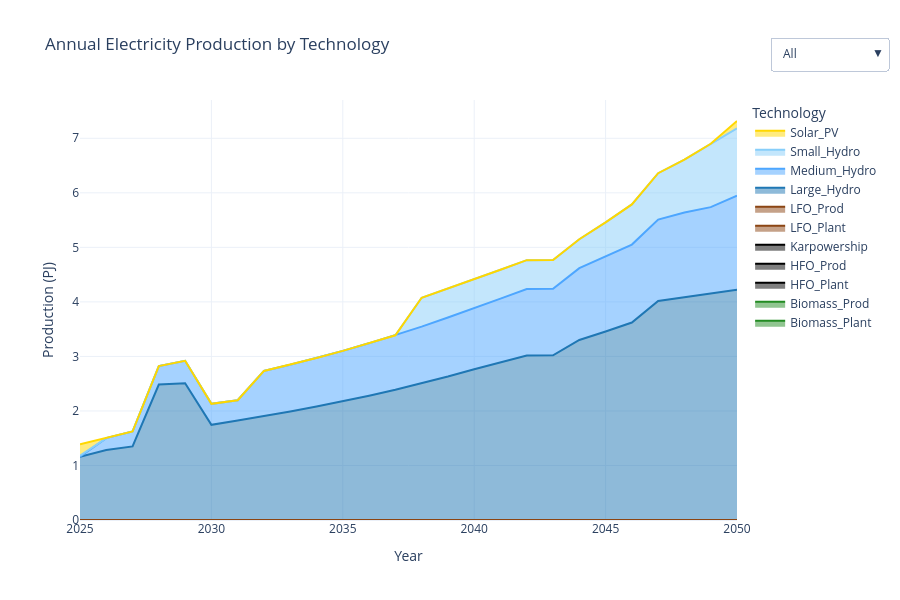

The notebook cell saved with this chart:
### Markdown cell above
### Total Annual Production by Technology

### Code cell
import pandas as pd
import plotly.graph_objects as go

# === Load technology color mapping ===
with open("tech_colors.json") as f:
    tech_colors = json.load(f)

# === Load and rename production data ===
df_prod = pd.read_csv(res_dir / "ProductionByTechnologyAnnual.csv")
df_prod.rename(columns={
    "t": "TECHNOLOGY",
    "y": "YEAR",
    "ProductionByTechnologyAnnual": "VALUE"
}, inplace=True)

# === Pivot for area plot ===
df_pivot = df_prod.pivot_table(index="YEAR", columns="TECHNOLOGY", values="VALUE", aggfunc="sum")
years = df_pivot.index.tolist()

# === Create figure ===
fig = go.Figure()
trace_names = []

# Add one stacked area trace per technology
for tech in df_pivot.columns:
    trace_names.append(tech)
    fig.add_trace(go.Scatter(
        x=years,
        y=df_pivot[tech].fillna(0),
        mode='lines',
        stackgroup='one',
        name=tech,
        line=dict(color=tech_colors.get(tech, "#D3D3D3")),  # Use consistent color or fallback
        hovertemplate=f"{tech}<br>Year: %{{x}}<br>Production: %{{y:.2f}} PJ"
    ))

# === Dropdown visibility controls ===
visible_all = [True] * len(trace_names)
visible_none = [False] * len(trace_names)
visible_no_prod = [not tech.endswith("_Prod") for tech in trace_names]

# === Layout and interactivity ===
fig.update_layout(
    title="Annual Electricity Production by Technology",
    xaxis_title="Year",
    yaxis_title="Production (PJ)",
    template="plotly_white",
    legend_title="Technology",
    height=600,
    hovermode="x unified",
    updatemenus=[
        {
            "buttons": [
                {"label": "All", "method": "update", "args": [{"visible": visible_all}]},
                {"label": "None", "method": "update", "args": [{"visible": visible_none}]},
                {"label": "Exclude _Prod", "method": "update", "args": [{"visible": visible_no_prod}]}
            ],
            "direction": "down",
            "showactive": True,
            "x": 1.05,
            "xanchor": "left",
            "y": 1.15,
            "yanchor": "top"
        }
    ]
)

# Show plot
try:
    fig.show()
except ValueError:
    print("🔁 Fallback to browser due to rendering issue.")
    fig.show(renderer="browser")

### Figure 1 — Plotly figure (JSON) as saved in the notebook; plotly's stock layout.template omitted (floating-point values rounded to 4 significant figures)
{"data": [{"hovertemplate": "Biomass_Plant<br>Year: %{x}<br>Production: %{y:.2f} PJ", "line": {"color": "#228B22"}, "mode": "lines", "name": "Biomass_Plant", "stackgroup": "one", "type": "scatter", "x": [2025, 2026, 2027, 2028, 2029, 2030, 2031, 2032, 2033, 2034, 2035, 2036, 2037, 2038, 2039, 2040, 2041, 2042, 2043, 2044, 2045, 2046, 2047, 2048, 2049, 2050], "y": [0.0, 0.0, 0.0, 0.0, 0.0, 0.0, 0.0, 0.0, 0.0, 0.0, 0.0, 0.0, 0.0, 0.0, 0.0, 0.0, 0.0, 0.0, 0.0, 0.0, 0.0, 0.0, 0.0, 0.0, 0.0, 0.0]}, {"hovertemplate": "Biomass_Prod<br>Year: %{x}<br>Production: %{y:.2f} PJ", "line": {"color": "#228B22"}, "mode": "lines", "name": "Biomass_Prod", "stackgroup": "one", "type": "scatter", "x": [2025, 2026, 2027, 2028, 2029, 2030, 2031, 2032, 2033, 2034, 2035, 2036, 2037, 2038, 2039, 2040, 2041, 2042, 2043, 2044, 2045, 2046, 2047, 2048, 2049, 2050], "y": [0.0, 0.0, 0.0, 0.0, 0.0, 0.0, 0.0, 0.0, 0.0, 0.0, 0.0, 0.0, 0.0, 0.0, 0.0, 0.0, 0.0, 0.0, 0.0, 0.0, 0.0, 0.0, 0.0, 0.0, 0.0, 0.0]}, {"hovertemplate": "HFO_Plant<br>Year: %{x}<br>Production: %{y:.2f} PJ", "line": {"color": "#000000"}, "mode": "lines", "name": "HFO_Plant", "stackgroup": "one", "type": "scatter", "x": [2025, 2026, 2027, 2028, 2029, 2030, 2031, 2032, 2033, 2034, 2035, 2036, 2037, 2038, 2039, 2040, 2041, 2042, 2043, 2044, 2045, 2046, 2047, 2048, 2049, 2050], "y": [0.0, 0.0, 0.0, 0.0, 0.0, 0.0, 0.0, 0.0, 0.0, 0.0, 0.0, 0.0, 0.0, 0.0, 0.0, 0.0, 0.0, 0.0, 0.0, 0.0, 0.0, 0.0, 0.0, 0.0, 0.0, 0.0]}, {"hovertemplate": "HFO_Prod<br>Year: %{x}<br>Production: %{y:.2f} PJ", "line": {"color": "#000000"}, "mode": "lines", "name": "HFO_Prod", "stackgroup": "one", "type": "scatter", "x": [2025, 2026, 2027, 2028, 2029, 2030, 2031, 2032, 2033, 2034, 2035, 2036, 2037, 2038, 2039, 2040, 2041, 2042, 2043, 2044, 2045, 2046, 2047, 2048, 2049, 2050], "y": [0.0, 0.0, 0.0, 0.0, 0.0, 0.0, 0.0, 0.0, 0.0, 0.0, 0.0, 0.0, 0.0, 0.0, 0.0, 0.0, 0.0, 0.0, 0.0, 0.0, 0.0, 0.0, 0.0, 0.0, 0.0, 0.0]}, {"hovertemplate": "Karpowership<br>Year: %{x}<br>Production: %{y:.2f} PJ", "line": {"color": "#000000"}, "mode": "lines", "name": "Karpowership", "stackgroup": "one", "type": "scatter", "x": [2025, 2026, 2027, 2028, 2029, 2030, 2031, 2032, 2033, 2034, 2035, 2036, 2037, 2038, 2039, 2040, 2041, 2042, 2043, 2044, 2045, 2046, 2047, 2048, 2049, 2050], "y": [0.0, 0.0, 0.0, 0.0, 0.0, 0.0, 0.0, 0.0, 0.0, 0.0, 0.0, 0.0, 0.0, 0.0, 0.0, 0.0, 0.0, 0.0, 0.0, 0.0, 0.0, 0.0, 0.0, 0.0, 0.0, 0.0]}, {"hovertemplate": "LFO_Plant<br>Year: %{x}<br>Production: %{y:.2f} PJ", "line": {"color": "#8B4513"}, "mode": "lines", "name": "LFO_Plant", "stackgroup": "one", "type": "scatter", "x": [2025, 2026, 2027, 2028, 2029, 2030, 2031, 2032, 2033, 2034, 2035, 2036, 2037, 2038, 2039, 2040, 2041, 2042, 2043, 2044, 2045, 2046, 2047, 2048, 2049, 2050], "y": [0.0, 0.0, 0.0, 0.0, 0.0, 0.0, 0.0, 0.0, 0.0, 0.0, 0.0, 0.0, 0.0, 0.0, 0.0, 0.0, 0.0, 0.0, 0.0, 0.0, 0.0, 0.0, 0.0, 0.0, 0.0, 0.0]}, {"hovertemplate": "LFO_Prod<br>Year: %{x}<br>Production: %{y:.2f} PJ", "line": {"color": "#8B4513"}, "mode": "lines", "name": "LFO_Prod", "stackgroup": "one", "type": "scatter", "x": [2025, 2026, 2027, 2028, 2029, 2030, 2031, 2032, 2033, 2034, 2035, 2036, 2037, 2038, 2039, 2040, 2041, 2042, 2043, 2044, 2045, 2046, 2047, 2048, 2049, 2050], "y": [0.0, 0.0, 0.0, 0.0, 0.0, 0.0, 0.0, 0.0, 0.0, 0.0, 0.0, 0.0, 0.0, 0.0, 0.0, 0.0, 0.0, 0.0, 0.0, 0.0, 0.0, 0.0, 0.0, 0.0, 0.0, 0.0]}, {"hovertemplate": "Large_Hydro<br>Year: %{x}<br>Production: %{y:.2f} PJ", "line": {"color": "#1f77b4"}, "mode": "lines", "name": "Large_Hydro", "stackgroup": "one", "type": "scatter", "x": [2025, 2026, 2027, 2028, 2029, 2030, 2031, 2032, 2033, 2034, 2035, 2036, 2037, 2038, 2039, 2040, 2041, 2042, 2043, 2044, 2045, 2046, 2047, 2048, 2049, 2050], "y": [1.16, 1.283, 1.349, 2.485, 2.509, 1.745, 1.825, 1.904, 1.989, 2.08, 2.176, 2.279, 2.389, 2.506, 2.631, 2.764, 2.887, 3.017, 3.02, 3.301, 3.456, 3.621, 4.018, 4.083, 4.151, 4.224]}, {"hovertemplate": "Medium_Hydro<br>Year: %{x}<br>Production: %{y:.2f} PJ", "line": {"color": "#4da6ff"}, "mode": "lines", "name": "Medium_Hydro", "stackgroup": "one", "type": "scatter", "x": [2025, 2026, 2027, 2028, 2029, 2030, 2031, 2032, 2033, 2034, 2035, 2036, 2037, 2038, 2039, 2040, 2041, 2042, 2043, 2044, 2045, 2046, 2047, 2048, 2049, 2050], "y": [0.0, 0.2193, 0.2738, 0.3393, 0.4098, 0.3849, 0.3711, 0.8292, 0.8589, 0.8906, 0.9244, 0.9604, 0.9988, 1.04, 1.083, 1.13, 1.173, 1.219, 1.22, 1.318, 1.372, 1.43, 1.491, 1.556, 1.586, 1.722]}, {"hovertemplate": "Small_Hydro<br>Year: %{x}<br>Production: %{y:.2f} PJ", "line": {"color": "#87CEFA"}, "mode": "lines", "name": "Small_Hydro", "stackgroup": "one", "type": "scatter", "x": [2025, 2026, 2027, 2028, 2029, 2030, 2031, 2032, 2033, 2034, 2035, 2036, 2037, 2038, 2039, 2040, 2041, 2042, 2043, 2044, 2045, 2046, 2047, 2048, 2049, 2050], "y": [0.01957, 0.0, 0.0, 0.0, 0.0, 0.0, 0.0, 0.0, 0.0, 0.0, 0.0, 0.0, 0.0, 0.5295, 0.5295, 0.5295, 0.5295, 0.5295, 0.5295, 0.5295, 0.6302, 0.7371, 0.8506, 0.9708, 1.162, 1.235]}, {"hovertemplate": "Solar_PV<br>Year: %{x}<br>Production: %{y:.2f} PJ", "line": {"color": "#FFD700"}, "mode": "lines", "name": "Solar_PV", "stackgroup": "one", "type": "scatter", "x": [2025, 2026, 2027, 2028, 2029, 2030, 2031, 2032, 2033, 2034, 2035, 2036, 2037, 2038, 2039, 2040, 2041, 2042, 2043, 2044, 2045, 2046, 2047, 2048, 2049, 2050], "y": [0.2082, 0.0, 0.0, 0.0, 0.0, 0.0, 0.0, 0.0, 0.0, 0.0, 0.0, 0.0, 0.0, 0.0, 0.0, 0.0, 0.0, 0.0, 0.0, 0.0, 0.0, 0.0, 0.0, 0.0, 0.0, 0.1355]}], "layout": {"height": 600, "hovermode": "x unified", "legend": {"title": {"text": "Technology"}}, "title": {"text": "Annual Electricity Production by Technology"}, "updatemenus": [{"buttons": [{"args": [{"visible": [true, true, true, true, true, true, true, true, true, true, true]}], "label": "All", "method": "update"}, {"args": [{"visible": [false, false, false, false, false, false, false, false, false, false, false]}], "label": "None", "method": "update"}, {"args": [{"visible": [true, false, true, false, true, true, false, true, true, true, true]}], "label": "Exclude _Prod", "method": "update"}], "direction": "down", "showactive": true, "x": 1.05, "xanchor": "left", "y": 1.15, "yanchor": "top"}], "xaxis": {"title": {"text": "Year"}}, "yaxis": {"title": {"text": "Production (PJ)"}}}}
